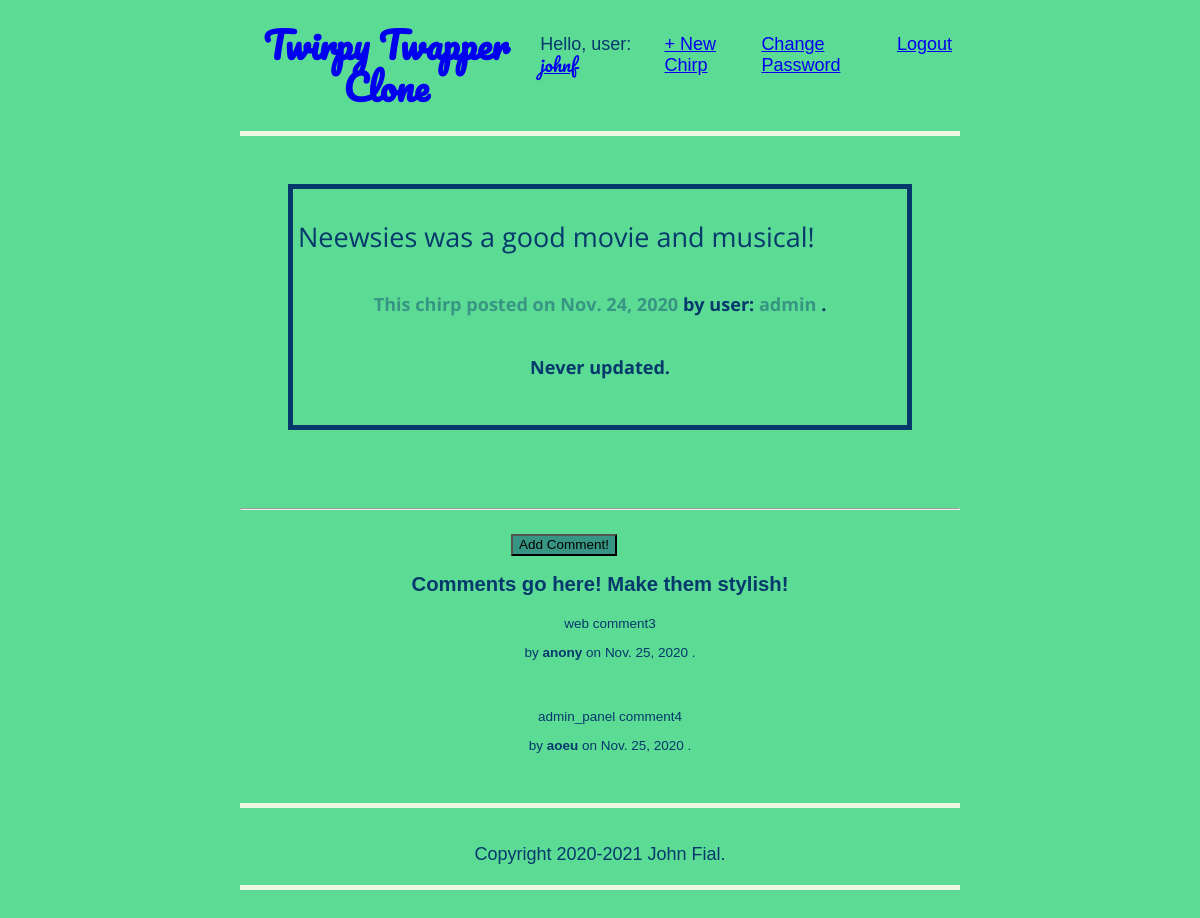
The page /posts_app/17/ (signed in) on the database its author committed.
### posts_app/models.py (models this page shows, shortened)
class Post(models.Model):
    post_text = models.CharField(max_length=80)
    author = models.ForeignKey('auth.User', on_delete=models.CASCADE)
    created = models.DateField(auto_now_add=True)
    updated = models.DateField(auto_now=True) # useful, lookup
    class Meta:
        ordering = ['-created']

class Comment(models.Model):
    post = models.ForeignKey('posts_app.Post', on_delete=models.CASCADE, related_name='comments')
    author = models.CharField(max_length=60)
    comment_text = models.CharField(max_length=60) # 'text' in the djangogirls docs...
    created = models.DateField(auto_now_add=True) # 'created_date' in the djangogirls docs...
    approved_comment = models.BooleanField(default=False)

### posts_app/views.py (the view)
# urls.py: path('posts_app/<int:pk>/', views.PostDetailView.as_view(), name='detail'),
class PostDetailView(DetailView):
    model = Post
    template_name = 'post_detail.html'

### templates/post_detail.html (shortened to what this page needs)
{% extends 'base.html' %}
{% block content %}
      <div class="chirp">
          <p> {{ post.post_text | linebreaks }} </p>
          <h6><a href="{% url 'posts_app:detail' post.pk %}">This chirp posted on {{ post.created }}</a> by user: <a href="{% url 'users_app:profile' post.author.username %}">{{ post.author.username }} </a> .</h6>
        <h6>
        {% if post.updated != post.created %}
          <em>Updated on: {{ post.updated }} .</em>
        {% else %}
          Never updated.
        {% endif %}
        </h6>
      </div>
      <br>
      <hr>
      <div class="comments">
              <br>
              <form action=" {% url 'posts_app:add_comment_to_post' post.pk %}">
                <input type="submit" value="Add Comment!">
              </form>
        <h2>Comments go here! Make them stylish!</h2>
        {% for comment in post.comments.all %}
          {% if comment.approved_comment %}
            <div class="comment">
              <p>{{ comment.comment_text | linebreaks }}
                by <strong>{{ comment.author }}</strong> on {{ comment.created}} .
              </p>
              <br>
            </div>
          {% endif %}
        {% empty %}
        <p>No comments are here, yet. Why not write one and be #1?</p>
        {% endfor %}
      </div>
{% endblock content %}

### templates/base.html (shortened to what this page needs)
{% load static %}
<!DOCTYPE html>
<html>
    <head>
      <link rel="stylesheet" href="{% static 'css/github_necolas_normalize.css'%}">
      <link rel="stylesheet" href="{% static 'css/main.css'%}">
    </head>
  <body>
    <header>
      <div class="nav-left">
        <h1> <a href="{% url 'posts_app:home' %}">Twirpy Twapper Clone</a> </h1>
      </div>
      <div class="nav-right">
        {% if request.user.is_authenticated  %}
          <p>Hello, user: <a href="{% url 'users_app:profile' request.user.username %}" id="username"> {{ request.user.username }} </a></p>
          <p><a href="{% url 'posts_app:new_post'%}">+ New Chirp</a></p>
          <p><a href="{% url 'posts_app:change_password'%}">Change Password</a></p>
          <p><a href="{% url 'logout'%}">Logout</a></p>
        {% else %}
          <p><a href="{% url 'users_app:signup' %}">+ New User Creation</a></p>
          <p><a href="{% url 'login' %}">+ Existing User Login</a></p>
        {% endif %}
      </div>
    </header>
    <div class="chirp-container">
        {% block content %}
        {% endblock content %}
    </div>
    <footer>
    Copyright 2020-2021 John Fial.
    <br>
    <br>
    </footer>
  </body>
</html>

### static/css/main.css (style rules this page uses)
h1, h2, h3 , h4, h5, h6 { text-align: center; }
header { border-bottom: 5px solid #EDF7E1; margin-bottom: 18px; display: flex; }
header h1 a { text-decoration: none; }
.nav-left, #username { margin-right: auto; font-family: 'Pacifico', cursive; }
.nav-right { display: flex; padding-top: 1rem; }
.nav-right p { margin-left: 0.5rem; margin-right: 0.5rem; }
body { font-family: 'Libre Franklin', sans-serif; font-size: 18px; background-color: #5CDB95; color: #05386B; margin-left: 5%; margin-right: 5%; }
.chirp-container { border-bottom: 5px solid #EDF7E1; margin-bottom: 5%; }
.chirp { font-family: 'Open Sans', sans-serif; font-size: 150%; margin: 3rem; padding: 5px; border: 5px solid #05386B; }
.chirp h6 a, .chirp h6 a:visited { text-decoration: none; color: #379683; }
.chirp p { font-weight: 400; }
footer { text-align: center; border-bottom: 5px solid #EDF7E1; margin-bottom: 15%; }
.comments { font-size: 75%; text-align: center; background-color: rgb(197, 101, 32) 106, 38); }
.comment { text-align: center; background-color: rgb(214, 105, 28) 102, 43); margin: 20px 0px 20px 20px; }
form { display: flex; justify-content: center; max-width: 90%; }
input { background-color: #379683; color: rgb(0, 0, 0); }
@media (min-width: 700px) { body { margin-left: 15%; margin-right: 15%; } }
@media (min-width: 1000px) { body { margin-left: 20%; margin-right: 20%; } }

### rows shown on the page
Post: post_text "Neewsies was a good movie and musical!", created "Nov. 24, 2020", author.username "admin"
Comment: comment_text "web comment3", author "anony", created "Nov. 25, 2020"
Comment: comment_text "admin_panel comment4", author "aoeu", created "Nov. 25, 2020"

### other values the page prints
{{ request.user.username }} "johnf"
